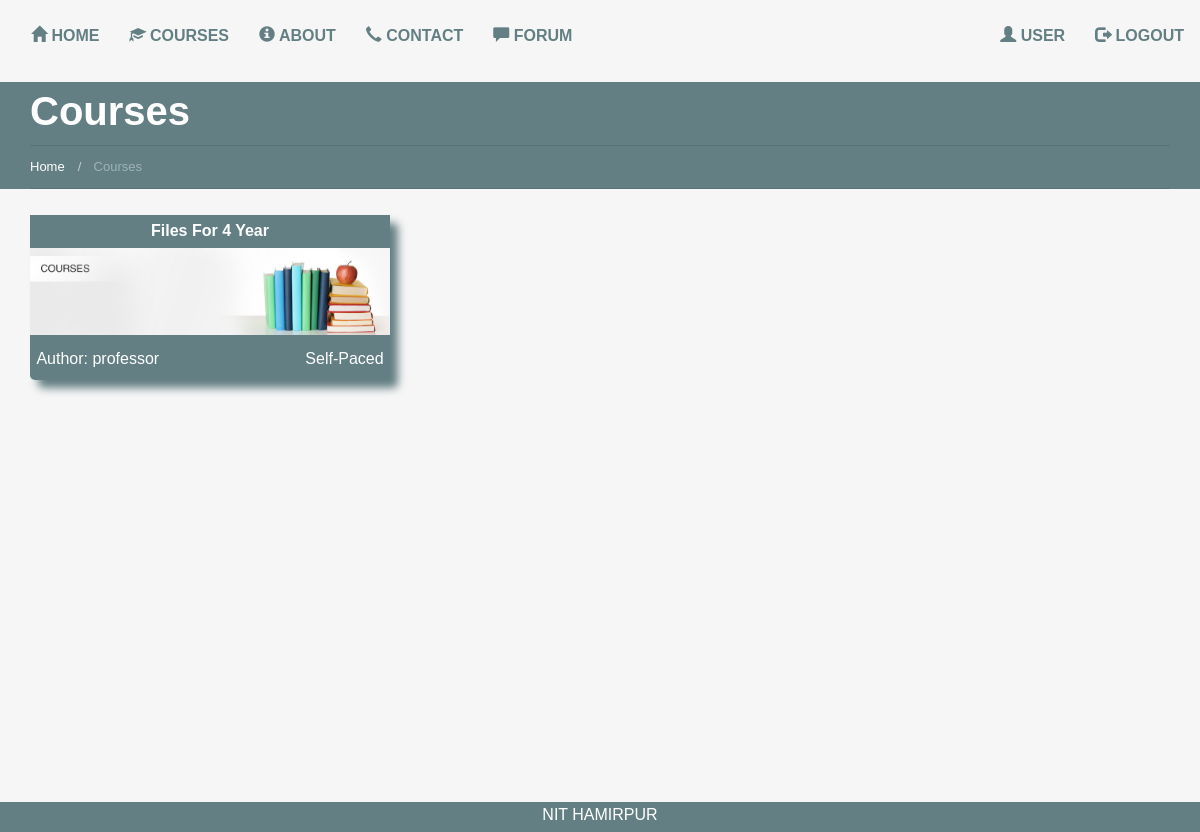
Screenshot of /courses/ (signed in) with the database file from the repository.
### users/models.py (models this page shows)
class UserProfile(AbstractUser):
    is_professor = models.BooleanField(default=False)
    is_site_admin = models.BooleanField(default=False)

### courses/models.py (models this page shows, shortened)
class Course(models.Model):
    course_name = models.CharField(unique=True, max_length=20)
    course_created_date = models.DateTimeField(auto_now_add=True)
    user = models.ForeignKey(UserProfile, default=1)
    students = models.ManyToManyField(UserProfile, related_name='students_to_course')
    for_everybody = models.BooleanField(default=True)

### courses/views.py (the view)
# urls.py: url(r'^courses/', include('courses.urls')),
@login_required
def courses(request):
    if request.user.is_professor or request.user.is_site_admin:
        queryset = Course.objects.all()
    else:
        queryset = Course.objects.filter(for_everybody=True)
    context = {
        "title": "Courses",
        "queryset": queryset,
    }
    return render(request, "users/course.html", context)

### templates/users/course.html (shortened to what this page needs)
{% extends 'base.html' %}
{% load staticfiles %}
{% block content %}
  <link href="{% static "css/course.css" %}" rel="stylesheet"/>
  <div class="container-fluid">
    <div class="row">
      {% include 'breadcrumb.html' %}
      <div class="col-xs-12  col-md-6 col-md-offset-3 message">
      </div>
      {% include 'courses/course_box_model.html' %}
    </div>
  </div>
{% endblock %}

### templates/navbar.html (shortened to what this page needs)
<nav class="navbar" role="navigation">
  <div class="container-fluid">
    <div class="collapse navbar-collapse" id="mainNavBar">
      <ul class="nav navbar-nav">
        <li class="active"><a href="/"><span class="glyphicon glyphicon-home"></span> Home</a></li>
        {% if request.user.is_authenticated %}
          <li><a href="{% url 'courses' %}"><span class="glyphicon glyphicon-education"></span> Courses</a></li>
        {% else %}
          <li><a href="/"><span class="glyphicon glyphicon-education"></span> Courses</a></li>
        {% endif %}
        <li><a href="{% url 'about' %}"><span class="glyphicon glyphicon-info-sign"></span> About</a></li>
        <li><a href="{% url 'contact' %}"><span class="glyphicon glyphicon-earphone"></span> Contact</a></li>
        {% if request.user.is_authenticated %}
          <li><a href="{% url 'forum' %}"><span class="glyphicon glyphicon glyphicon-comment"></span> Forum</a></li>
        {% endif %}
      </ul>
      <ul class="nav navbar-nav navbar-right">
        {% if request.user.is_authenticated %}
          <li><a href="{% url 'profile' %}"><span class="glyphicon glyphicon-user"></span> {{ user.get_username }}</a>
          </li>
          <li><a href="/accounts/logout"><span class="glyphicon glyphicon-log-out"></span> Logout</a></li>
        {% else %}
          <li><a href="/accounts/register"><span class="glyphicon glyphicon-plus"></span> Sign Up</a></li>
          <li><a href="/accounts/login"><span class="glyphicon glyphicon-user"></span> Log In</a></li>
        {% endif %}
      </ul>
    </div>
  </div>
</nav>

### templates/courses/course_box_model.html
{% block cbox_model %}
  {% load staticfiles %}
  <div class="container content">
    <link href="{% static "css/course.css" %}" rel="stylesheet"/>
    <div class="row">
      {% if queryset %}
        {% for instance in queryset %}
          <div class="col-md-4 course-box-model">
            <a href="{% url 'course_homepage' instance.course_name %}">
              <div class="inner-wrap">
                <div class="inner-top">
                  {{ instance.course_name }}
                </div>
                <div class="inner-middle"></div>
                <div class="inner-bottom">
                  <span class="author">Author: {{ instance.user }}</span>
                  <span class="course-type">Self-Paced</span>
                </div>
              </div>
            </a>
          </div>
        {% endfor %}
      {% endif %}
    </div>
  </div>
{% endblock %}

### users/static_in_users/static_files/css/base.css (style rules this page uses)
html, body { font-family: 'Source Sans Pro', sans-serif; font-size: 100%; background-color: #F6F6F6; height: 100%; }
ul, ol { margin: 0; }

### users/static_in_users/static_files/css/home.css (style rules this page uses)
ul, ol { margin: 0; }
html, body { font-family: 'Source Sans Pro', sans-serif; font-size: 100%; background-color: #F6F6F6; }
a { outline: none !important; }
@media (max-width: 1200px) { #mainNavBar { padding-left: 0; padding-right: 0; } }
#mainNavBar { margin-top: 10px; }
#mainNavBar li a { display: block; font-size: 1em; color: #637f83; -webkit-transition: all 0.3s ease; -moz-transition: all 0.3s ease; -o-transition: all 0.3s ease; transition: all 0.3s ease; text-transform: uppercase; font-weight: bold; }

### users/static_in_users/static_files/css/course.css (style rules this page uses)
.inner-wrap { -moz-border-radius: 5px; border-radius: 5px; -moz-box-shadow: 8px 8px 8px #637F83; -webkit-box-shadow: 8px 8px 8px #637F83; box-shadow: 8px 8px 8px #637F83; background-color: #637F83; }
.inner-top { padding-top: 5px; padding-bottom: 5px; color: #fff; background: #637F83; text-align: center; text-transform: capitalize; font-weight: bolder; }
.course-box-model { margin-bottom: 2em; }
.course-box-model a { text-decoration: none; color: white; }
.inner-middle { background: url(../img/course-box.jpg) no-repeat 0 0; background-size: contain; min-height: 100px; }
.inner-bottom { padding: 0 0.4em 0.6em 0.4em; color: white; }
.course-type { float: right; }
.row { margin-bottom: 1em; }
.message { text-align: center; }

### rows the page displays
UserProfile: get_username "USER"
Course: course_name "Files For 4 Year", user "professor"

### other values shown
{{ title }} "Courses"
